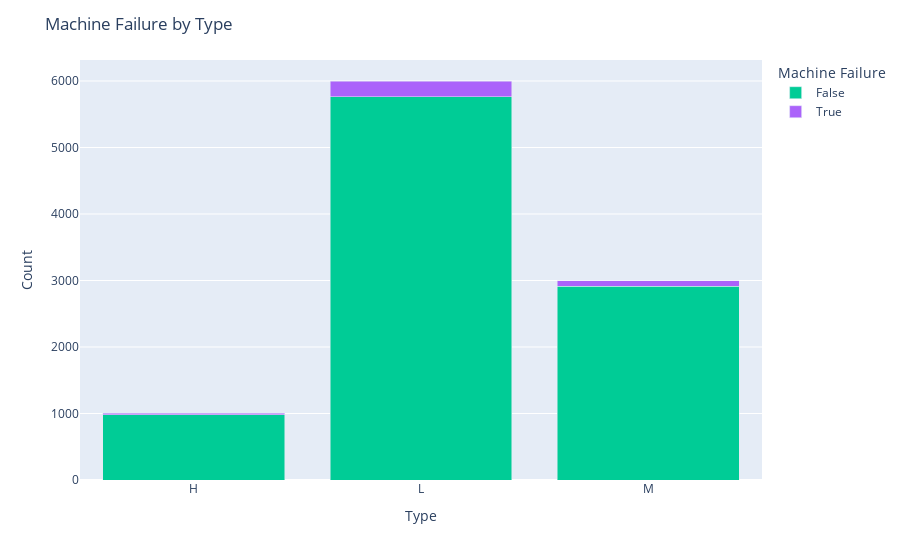

The notebook cell saved with this chart:
### Code cell
failure_counts = df.groupby(['Type', 'Machine failure'], observed=False).size().unstack(fill_value=0)

fig = px.bar(
    failure_counts,
    x=failure_counts.index,
    y=[False, True],
    labels={'x': 'Machine Type', 'value': 'Count', 'variable': 'Machine Failure'},
    color_discrete_map={False: 'blue', True: 'red'},
    barmode='stack'
)

fig.update_layout(title='Machine Failure by Type', xaxis_title='Type', yaxis_title='Count')
fig.show()

### Figure 1 — Plotly figure (JSON) as saved in the notebook; plotly's stock layout.template omitted (floating-point values rounded to 4 significant figures)
{"data": [{"alignmentgroup": "True", "hovertemplate": "Machine Failure=False<br>Type=%{x}<br>Count=%{y}<extra></extra>", "legendgroup": "False", "marker": {"color": "#00cc96", "pattern": {"shape": ""}}, "name": "False", "offsetgroup": "False", "orientation": "v", "showlegend": true, "textposition": "auto", "type": "bar", "x": ["H", "L", "M"], "xaxis": "x", "y": [982, 5765, 2914], "yaxis": "y"}, {"alignmentgroup": "True", "hovertemplate": "Machine Failure=True<br>Type=%{x}<br>Count=%{y}<extra></extra>", "legendgroup": "True", "marker": {"color": "#ab63fa", "pattern": {"shape": ""}}, "name": "True", "offsetgroup": "True", "orientation": "v", "showlegend": true, "textposition": "auto", "type": "bar", "x": ["H", "L", "M"], "xaxis": "x", "y": [21, 235, 83], "yaxis": "y"}], "layout": {"barmode": "stack", "legend": {"title": {"text": "Machine Failure"}, "tracegroupgap": 0}, "margin": {"t": 60}, "title": {"text": "Machine Failure by Type"}, "xaxis": {"anchor": "y", "domain": [0, 1], "title": {"text": "Type"}}, "yaxis": {"anchor": "x", "domain": [0, 1], "title": {"text": "Count"}}}}
